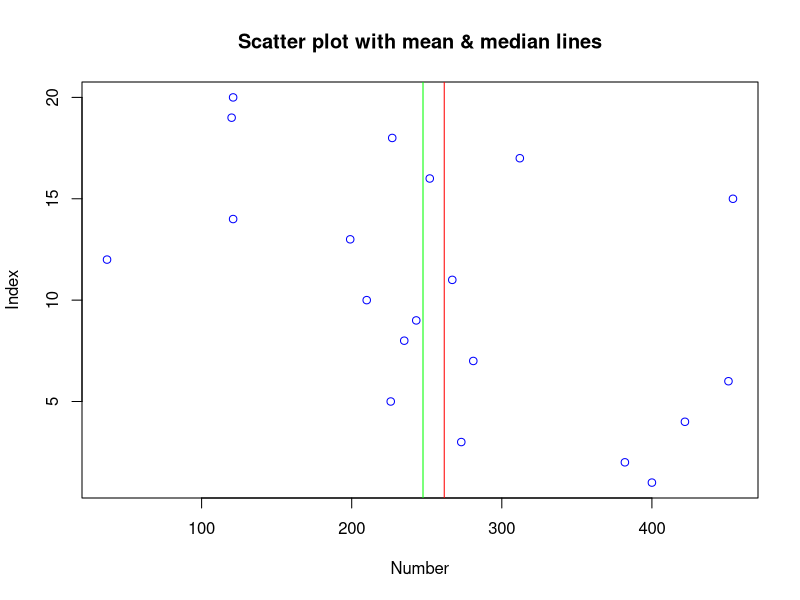

This figure's R source:
random_numbers <- sample(10:500, 20, replace = TRUE)

random_mean <- mean(random_numbers)
random_median <- median(random_numbers)

print(random_numbers)
print(paste("Mean :", random_mean))
print(paste("Median :", random_median))

plot(x = random_numbers, y = 1:20, main = "Scatter plot with mean & median lines", xlab = "Number", ylab = "Index", col = "blue")
abline(v = random_mean, col = "red")
abline(v = random_median, col = "green")